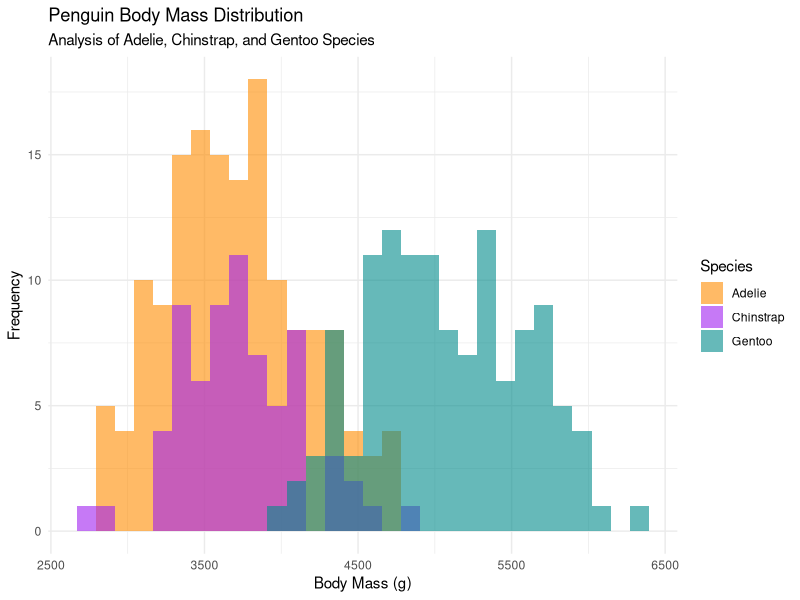

Reproduce this figure in R.
# AUTHOR: Fritz Harly G. Degamo
# PROJECT: Finals R Project
# CATEGORY: e. data visualization script 1
# DESCRIPTION: show the distribution of body mass by species using ggplot2
# EXPLANATION: this graph helps compare how body mass is distributed across the three penguin species
#              gentoo appears more concentrated in the heavier range while adelie and chinstrap are generally lighter
#              the overlapping histogram makes it easier to see which species groups share similar ranges and which one stands out


library(palmerpenguins)
library(ggplot2)

# DATA PREPARATION
# remove missing body mass values before plotting to avoid warning messages
penguins_body_mass <- penguins[!is.na(penguins$body_mass_g), ]

# VISUALIZATION
# compare species distributions with overlapping histogram bars
ggplot(data = penguins_body_mass, aes(x = body_mass_g, fill = species)) +
  geom_histogram(alpha = 0.6, position = "identity", bins = 30) +
  scale_fill_manual(values = c("Adelie" = "darkorange", "Chinstrap" = "purple", "Gentoo" = "cyan4")) +
  labs(
    title = "Penguin Body Mass Distribution",
    subtitle = "Analysis of Adelie, Chinstrap, and Gentoo Species",
    x = "Body Mass (g)",
    y = "Frequency",
    fill = "Species"
  ) +
  theme_minimal()
